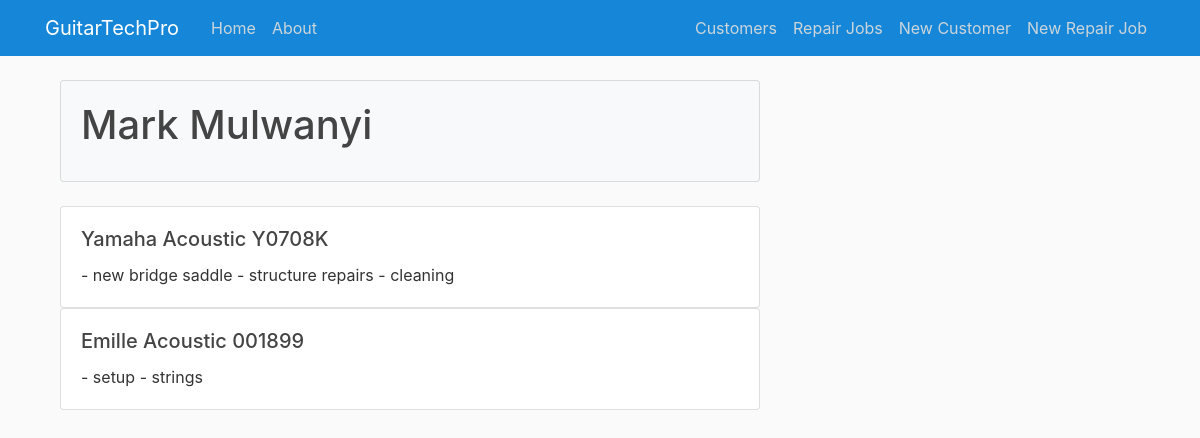
The page /customers/view/5 on the database its author committed.
### app/models.py (models this page shows, shortened)
class Guitar(db.Model):
    id = db.Column(db.Integer, primary_key=True)
    brand = db.Column(db.String(50), nullable=False)
    model = db.Column(db.String(50), nullable=False)
    serial_number = db.Column(db.String(50), nullable=True)
    description = db.Column(db.String(250), nullable=False)
    repair_status = db.Column(db.String(50), nullable=False)
    customer_id = db.Column(db.Integer, db.ForeignKey('customer.id'), nullable=False)

class Customer(db.Model):
    id = db.Column(db.Integer, primary_key=True)
    firstname = db.Column(db.String(50), nullable=False)
    lastname = db.Column(db.String(50), nullable=False)
    phone = db.Column(db.String(20), nullable=False)
    email = db.Column(db.String(120), nullable=True)
    guitars = db.relationship('Guitar', backref='customer', lazy=True)

### app/routes.py (the view)
@app.route('/customers/view/<int:customer_id>', methods=['GET', 'POST'])
def view_customer_guitars(customer_id):
    guitars = Guitar.query.filter_by(customer_id=customer_id)
    return render_template('view_customer_guitars.html', guitars=guitars)

### app/templates/view_customer_guitars.html
{% extends 'base.html' %}
{% block content %}
  <div class="container">
    {% set displayed_customers = [] %}
    {% for guitar in guitars %}
      {% if guitar.customer not in displayed_customers %}
        <div class="card bg-light mb-4">
          <div class="card-body">
            <h1 class="card-title">{{ guitar.customer.firstname }} {{ guitar.customer.lastname }}</h1>
          </div>
        </div>
        {% set _ = displayed_customers.append(guitar.customer) %}
      {% endif %}
      <div class="card">
        <div class="card-body">
          <h5 class="card-title">{{ guitar.brand }} {{ guitar.model }} {{ guitar.serial_number }}</h5>
          <p class="card-text">{{ guitar.description }}</p>
        </div>
      </div>
    {% endfor %}
  </div>
{% endblock %}

### app/static/main.css (style rules this page uses)
body { background: #fafafa; color: #333333; margin-top: 5rem; }
h1, h2, h3, h4, h5, h6 { color: #444444; }

### rows shown on the page
Guitar: customer.firstname "Mark", customer.lastname "Mulwanyi", brand "Yamaha", model "Acoustic", serial_number "Y0708K", description "- new bridge saddle - structure repairs - cleaning"
Guitar: brand "Emille", model "Acoustic", serial_number "001899", description "- setup - strings"
